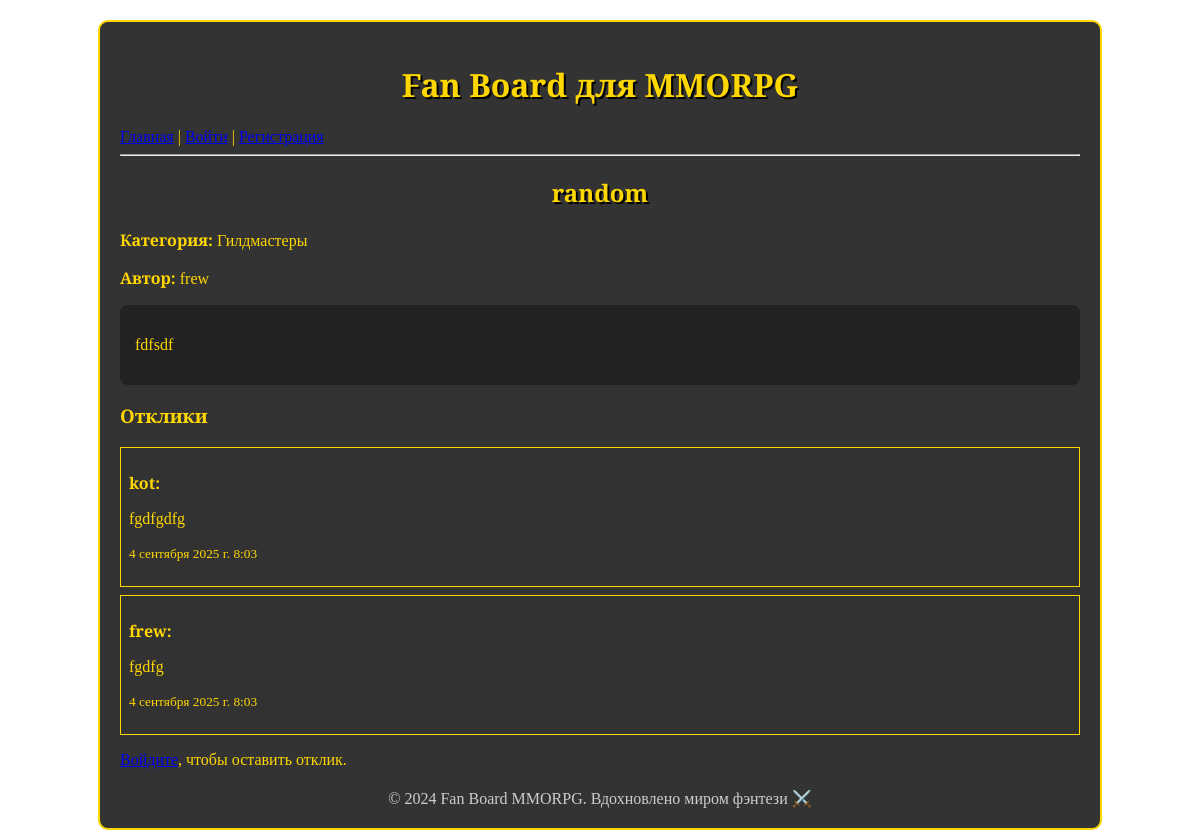
The app's page /announcement/1/ with its own data.
### board/models.py (models this page shows, shortened)
class Announcement(models.Model):
    user = models.ForeignKey(User, on_delete=models.CASCADE)
    title = models.CharField(max_length=200)
    content = models.TextField(blank=True)
    category = models.ForeignKey(Category, on_delete=models.SET_NULL, null=True)
    image = models.ImageField(upload_to='announcements/', blank=True, null=True)
    created_at = models.DateTimeField(auto_now_add=True)

class Category(models.Model):
    CATEGORY_CHOICES = [
        ('tank', 'Танки'),
        ('healer', 'Хилы'),
        ('dd', 'ДД'),
        ('trader', 'Торговцы'),
        ('guildmaster', 'Гилдмастеры'),
        ('questgiver', 'Квестгиверы'),
        ('blacksmith', 'Кузнецы'),
        ('leatherworker', 'Кожевники'),
        ('alchemist', 'Зельевары'),
        ('spellmaster', 'Мастера заклинаний'),
    ]
    name = models.CharField(max_length=50, choices=CATEGORY_CHOICES, unique=True)

class User(AbstractUser):
    email_confirmed = models.BooleanField(default=False)
    confirmation_token = models.UUIDField(default=uuid.uuid4, editable=False, null=True, blank=True)
    token_created_at = models.DateTimeField(auto_now_add=True)

class Response(models.Model):
    announcement = models.ForeignKey(Announcement, on_delete=models.CASCADE)
    user = models.ForeignKey(User, on_delete=models.CASCADE)
    text = models.TextField()
    status = models.CharField(max_length=10, choices=STATUS_CHOICES, default='pending')
    created_at = models.DateTimeField(auto_now_add=True)

### board/views.py (the view)
# urls.py: path('announcement/<int:pk>/', views.announcement_detail, name='announcement_detail'),
def announcement_detail(request, pk):
    announcement = get_object_or_404(Announcement, pk=pk)
    responses = announcement.response_set.all()
    form = ResponseForm()
    return render(request, 'announcement_detail.html', {
        'announcement': announcement,
        'responses': responses,
        'form': form
    })

### templates/announcement_detail.html (shortened to what this page needs)
{% extends 'base.html' %}
{% block content %}
<h2>{{ announcement.title }}</h2>
<p><b>Категория:</b> {{ announcement.category.get_name_display }}</p>
<p><b>Автор:</b> {{ announcement.user.username }}</p>
<div style="background: #222; padding: 15px; border-radius: 8px;">
    {{ announcement.content|safe|linebreaks }}
</div>
<h3>Отклики</h3>
{% if responses %}
    {% for response in responses %}
        <div style="border: 1px solid gold; padding: 8px; margin-bottom: 8px; background: rgba(50,50,50,0.8);">
            <p><b>{{ response.user.username }}:</b> {{ response.text|linebreaks }}</p>
            <p><small>{{ response.created_at }}</small></p>
        </div>
    {% endfor %}
{% else %}
    <p>Откликов нет.</p>
{% endif %}
{% if user.is_authenticated %}
    <a href="{% url 'submit_response' announcement.pk %}" class="btn">Отправить отклик</a>
{% else %}
    <p><a href="{% url 'login' %}">Войдите</a>, чтобы оставить отклик.</p>
{% endif %}
{% endblock %}

### static/css/style.css (style rules this page uses)
body { font-family: 'Cinzel', serif; background: url('/static/images/dungeon-bg.jpg') no-repeat center center fixed; background-size: cover; color: #FFD700; margin: 0; padding: 0; }
h1, h2 { text-align: center; text-shadow: 2px 2px #000; }

### records on screen
Announcement: title "random", category.name "Гилдмастеры", user.username "frew", content "fdfsdf"
Response: user.username "kot", text "fgdfgdfg", created_at "4 сентября 2025 г. 8:03"
Response: user.username "frew", text "fgdfg", created_at "4 сентября 2025 г. 8:03"
